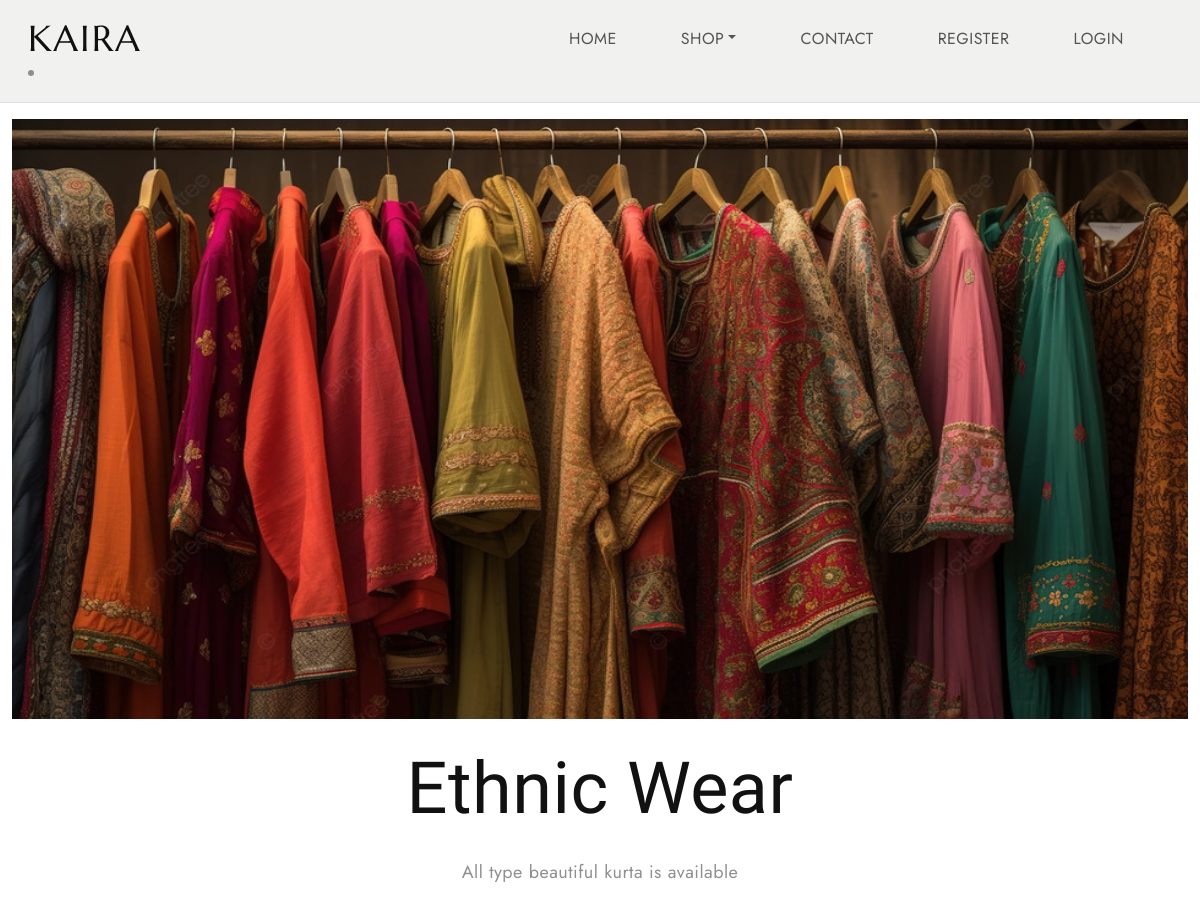
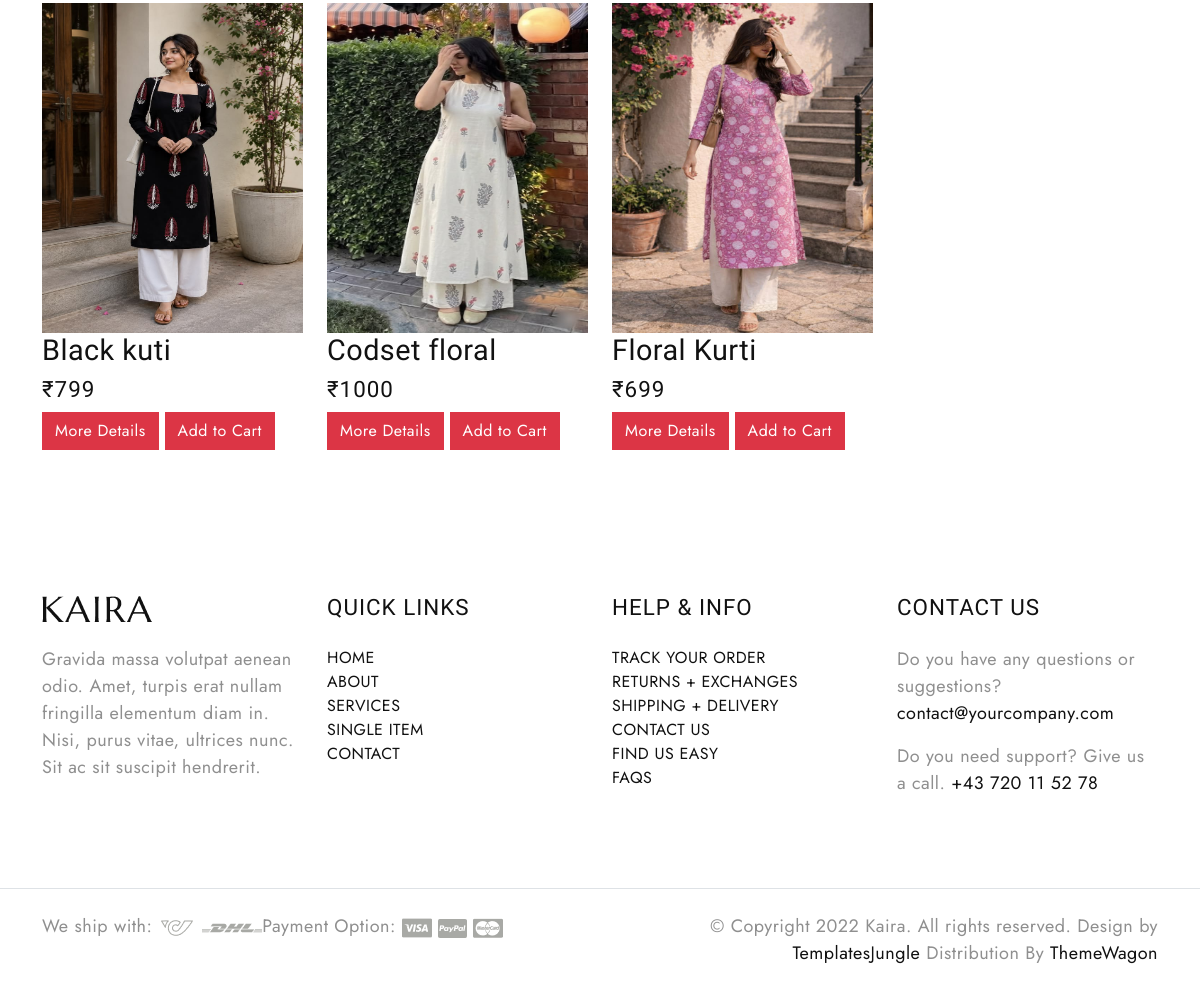
/products/1, run on the app's committed database (2 pictures, top to bottom).
### shop/models.py (models this page shows, shortened)
class Category(models.Model):
    name = models.CharField(max_length=200)
    image = models.ImageField(upload_to='category/')
    description = models.TextField()

class Product(models.Model):
    name = models.CharField(max_length=200)
    image = models.ImageField(upload_to='products/')
    description = models.TextField()
    price = models.IntegerField()
    stock = models.IntegerField(null=True)
    availability =models.BooleanField(default=True,null=True)
    gender= models.CharField(max_length=200,default='unisex',null=True)
    category = models.ForeignKey(Category,on_delete=models.CASCADE,related_name='products',null=True)
    created = models.DateTimeField(auto_now_add=True,null=True)
    updated = models.DateTimeField(auto_now=True,null=True)

### shop/views.py (the view)
# urls.py: path('products/<int:i>',views.Products.as_view(),name='products'),
class Products(View):
    def get(self, request,i):
        c = Category.objects.get(id=i)
        context = {'categories': c}
        return render(request, 'products.html', context)

### cart/context_processors.py (called while the page is built)
def cart_items(request):
    total = 0
    if request.user.is_authenticated:
       u=request.user
       c=Cart.objects.filter(user=u)
       for i in c:
           total=total+i.quantity
    return {'total':total}

### shop/context_processors.py (called while the page is built)
def menu_links(request):
    c=Category.objects.all()
    return {'links':c}

### templates/products.html (shortened to what this page needs)
{% extends 'base.html' %}
{% block content %}
<div class="container-fluid mt-3 w-100">
    <img src="{{categories.image.url}}" height="600px" width="100%">
</div>
<div class="products-box">
        <div class="container">
            <div class="row">
                <div class="col-lg-12">
                    <div class="title-all text-center">
                        <h1>{{categories.name}}</h1>
                        <p>{{categories.description}}</p>
                    </div>
                </div>
            </div>
            <div class="row special-list">
                 {% for i in categories.products.all %}
                <div class="col-lg-3 col-md-6 special-grid best-seller mb-5 mt-3">
                    <div class="products-single fix">
                        <div class="box-img-hover">
                            <img src="{{ i.image.url }}" class="" alt="Image" height="330px" width="100%">
                        </div>
                        <div class="why-text">
                            <h4>{{i.name}}</h4>
                            <h5>₹{{i.price}}</h5>
                            <a class="btn btn-danger" href="{% url 'shop:productdetail' i.id%}"> More Details</a>
                            <a class="btn btn-danger" href="{% url 'cart:addtocart' i.id %}"> Add to Cart</a>
                        </div>
                    </div>
                </div>
            {% endfor %}
                    </div>
                </div>
            </div>
{% endblock %}

### static/css/style.css (style rules this page uses)
body { --heading-font: "Marcellus", Roboto, sans-serif; --heading-font-weight: 400; --heading-color: #111; --heading-line-height: 1.24; --swiper-theme-color: #8C907E; --bs-body-font-family: "Jost", Roboto, sans-serif; --bs-body-font-size: 18px; --bs-body-font-weight: 400; --bs-body-line-height: 1.5; --bs-body-color: #8f8f8f; --bs-body-color-rgb: 143, 143, 143; --bs-primary: #8C907E; --bs-secondary: #6c757d; --bs-black: #111; --bs-light: #F1F1F0; --bs-dark: #212529; --bs-gray: #9aa1a7; --bs-gray-dark: #51565b; --bs-primary-rgb: 140, 144, 126; --bs-secondary-rgb: 108, 117, 125; --bs-black-rgb: 17, 17, 17; --bs-light-rgb: 241, 241, 240; --bs-dark-rgb: 33, 37, 41; --bs-link-color: #111; --bs-link-color-rgb: 17, 17, 17; --bs-link-decoration: underline; --bs-link-hover-color: #111; --bs-link-hover-color-rgb: 17, 17, 17; }
body { letter-spacing: 0.03rem; }
h1, .h1, h2, .h2, h3, .h3, h4, .h4, h5, .h5, h6, .h6 { font-family: var(--heading-font); font-weight: var(--heading-font-weight); color: var(--heading-color); line-height: var(--heading-line-height); }
h1, h2, h3 { margin: 25px 0; }
h5, h6 { letter-spacing: 1px; }
h1, .h1 { font-size: 4.5rem; }
h4, .h4 { font-size: 1.8rem; }
h5, .h5 { font-size: 1.4rem; }
a { text-decoration: none; }
.container-fluid { max-width: 1800px; }
.btn { --bs-btn-border-radius: 0; }

### data on the page
Category: image (picture), name "Ethnic Wear", description "All type beautiful kurta is available"
Product: image (picture), name "Black kuti", price "799"
Product: image (picture), name "Codset floral", price "1000"
Product: image (picture), name "Floral Kurti", price "699"
